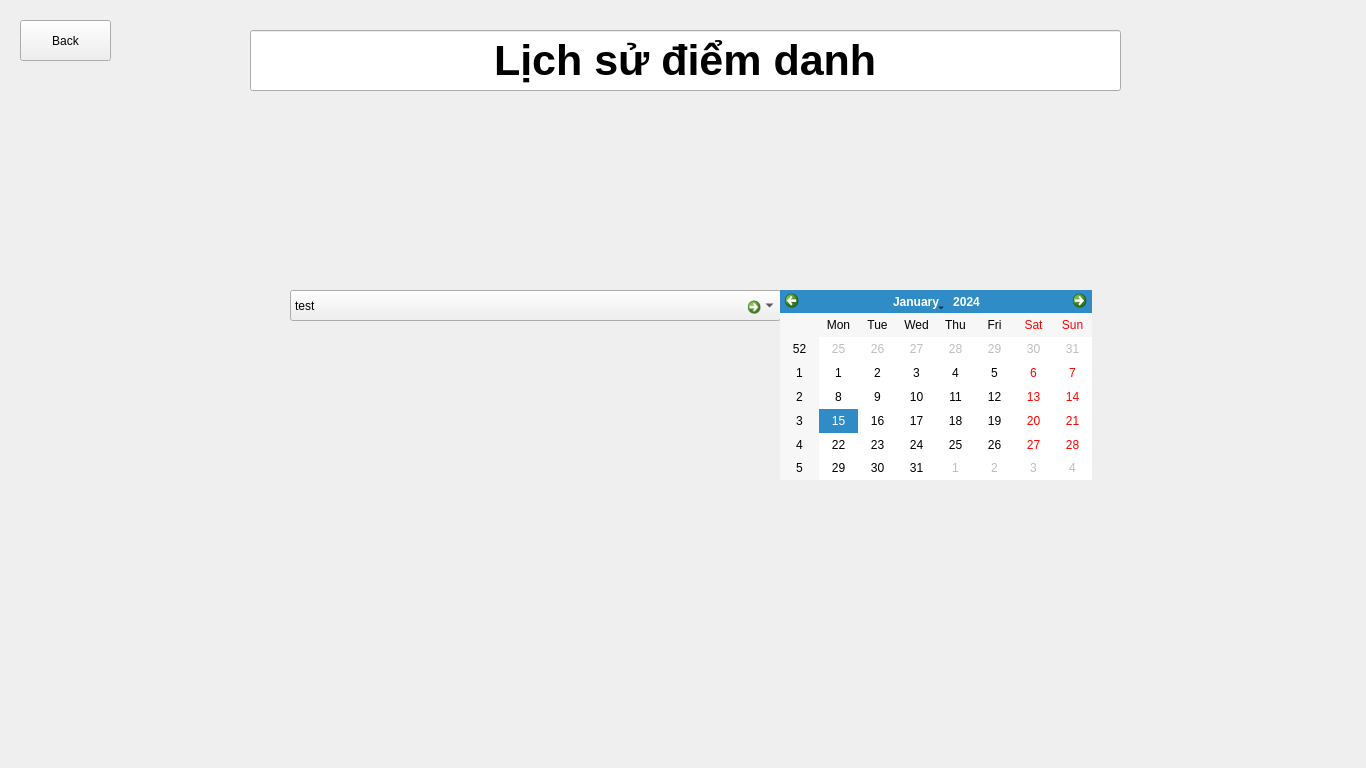
<?xml version="1.0" encoding="UTF-8"?>
<ui version="4.0">
 <class>Attendace_History</class>
 <widget class="QWidget" name="Attendace_History">
  <property name="geometry">
   <rect>
    <x>0</x>
    <y>0</y>
    <width>1366</width>
    <height>768</height>
   </rect>
  </property>
  <property name="windowTitle">
   <string>Form</string>
  </property>
  <widget class="QPushButton" name="back_button">
   <property name="geometry">
    <rect>
     <x>20</x>
     <y>20</y>
     <width>91</width>
     <height>41</height>
    </rect>
   </property>
   <property name="text">
    <string>Back</string>
   </property>
  </widget>
  <widget class="QLineEdit" name="tittle">
   <property name="geometry">
    <rect>
     <x>250</x>
     <y>30</y>
     <width>871</width>
     <height>61</height>
    </rect>
   </property>
   <property name="font">
    <font>
     <pointsize>32</pointsize>
     <italic>false</italic>
     <bold>true</bold>
     <underline>false</underline>
     <strikeout>false</strikeout>
    </font>
   </property>
   <property name="text">
    <string>Lịch sử điểm danh</string>
   </property>
   <property name="alignment">
    <set>Qt::AlignCenter</set>
   </property>
  </widget>
  <widget class="QWidget" name="viewer_widget" native="true">
   <property name="geometry">
    <rect>
     <x>80</x>
     <y>110</y>
     <width>1051</width>
     <height>631</height>
    </rect>
   </property>
   <widget class="QCalendarWidget" name="calendar">
    <property name="geometry">
     <rect>
      <x>700</x>
      <y>180</y>
      <width>312</width>
      <height>190</height>
     </rect>
    </property>
   </widget>
   <widget class="QCommandLinkButton" name="view_calendar">
    <property name="geometry">
     <rect>
      <x>660</x>
      <y>180</y>
      <width>41</width>
      <height>31</height>
     </rect>
    </property>
    <property name="text">
     <string/>
    </property>
    <property name="icon">
     <iconset>
      <normaloff>C:/Users/Admin/Downloads/calendar-icon-isolated-white-background-calender-symbol-vector-deadline-date-time-185768346.jpg</normaloff>C:/Users/Admin/Downloads/calendar-icon-isolated-white-background-calender-symbol-vector-deadline-date-time-185768346.jpg</iconset>
    </property>
    <property name="iconSize">
     <size>
      <width>15</width>
      <height>22</height>
     </size>
    </property>
   </widget>
   <widget class="QComboBox" name="date_picker">
    <property name="geometry">
     <rect>
      <x>210</x>
      <y>180</y>
      <width>491</width>
      <height>31</height>
     </rect>
    </property>
    <item>
     <property name="text">
      <string>test</string>
     </property>
    </item>
   </widget>
   <zorder>date_picker</zorder>
   <zorder>view_calendar</zorder>
   <zorder>calendar</zorder>
  </widget>
 </widget>
 <resources/>
 <connections/>
</ui>
